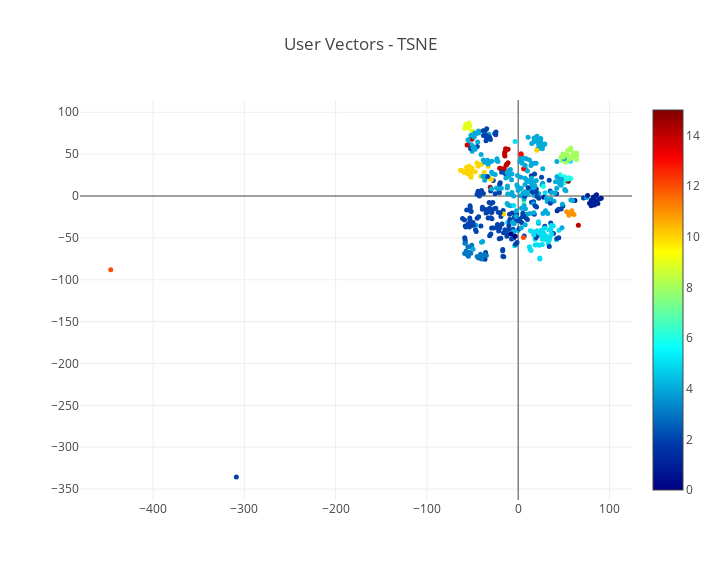

The notebook cell this image was saved under:
### Markdown cell above
# 5. Cluster Analysis

But wait, there's more!
- We have even more info
- AbsoluteReturn and ReformedBroker follow each other
- Build a followers matrix of who follows whom
- Do PCA on all 3 matrices
    - Topics: 500x80 matrix of reduced topics by user
    - Coshares: 500x500 coshares matrix
    - Followers: 500x500 followers matrix
    - PCA and chart with TSNE
TODO: chart

### Code cell
allvecs, ohs, clusters = pickle.load(open( "tweepvecs.pkl", "rb" ))
headline_scatterplot(do_tsne(allvecs, perplexity=5), ohs, clusters=clusters, title="User Vectors - TSNE")

### Figure 1 — Plotly figure (JSON) as saved in the notebook; plotly's stock layout.template omitted (floating-point values rounded to 4 significant figures; data arrays with more than 128 entries replaced by an {"elided": "..."} marker saying what was removed)
{"data": [{"hoverinfo": "text", "marker": {"color": {"elided": "500 int values"}, "colorscale": "Jet", "showscale": true, "size": 5}, "mode": "markers", "text": {"elided": "500 str values"}, "type": "scatter", "uid": "6c283eb0-f314-4992-8313-dab1e90aa481", "x": {"elided": "500 float values"}, "y": {"elided": "500 float values"}}], "layout": {"height": 580, "title": "User Vectors - TSNE", "width": 720}}
